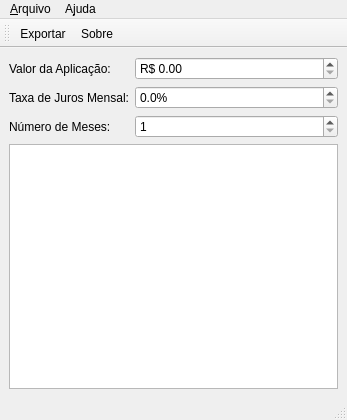
<?xml version="1.0" encoding="UTF-8"?>
<ui version="4.0">
 <class>MainWindow</class>
 <widget class="QMainWindow" name="MainWindow">
  <property name="geometry">
   <rect>
    <x>0</x>
    <y>0</y>
    <width>347</width>
    <height>420</height>
   </rect>
  </property>
  <property name="windowTitle">
   <string>Calculadora de Juros Compostos</string>
  </property>
  <widget class="QWidget" name="centralwidget">
   <layout class="QVBoxLayout" name="verticalLayout">
    <item>
     <layout class="QFormLayout" name="formLayout">
      <item row="0" column="0">
       <widget class="QLabel" name="amountLabel">
        <property name="text">
         <string>Valor da Aplicação:</string>
        </property>
       </widget>
      </item>
      <item row="1" column="0">
       <widget class="QLabel" name="rateLabel">
        <property name="text">
         <string>Taxa de Juros Mensal:</string>
        </property>
       </widget>
      </item>
      <item row="2" column="0">
       <widget class="QLabel" name="monthsLabel">
        <property name="text">
         <string>Número de Meses:</string>
        </property>
       </widget>
      </item>
      <item row="0" column="1">
       <widget class="QDoubleSpinBox" name="amountDoubleSpinBox">
        <property name="prefix">
         <string>R$ </string>
        </property>
        <property name="maximum">
         <double>99999999999.000000000000000</double>
        </property>
        <property name="singleStep">
         <double>0.010000000000000</double>
        </property>
       </widget>
      </item>
      <item row="1" column="1">
       <widget class="QDoubleSpinBox" name="rateDoubleSpinBox">
        <property name="suffix">
         <string>%</string>
        </property>
        <property name="decimals">
         <number>1</number>
        </property>
        <property name="singleStep">
         <double>0.100000000000000</double>
        </property>
       </widget>
      </item>
      <item row="2" column="1">
       <widget class="QSpinBox" name="monthsSpinBox">
        <property name="minimum">
         <number>1</number>
        </property>
        <property name="maximum">
         <number>120</number>
        </property>
        <property name="value">
         <number>1</number>
        </property>
       </widget>
      </item>
     </layout>
    </item>
    <item>
     <widget class="QTableWidget" name="resultTableWidget">
      <property name="editTriggers">
       <set>QAbstractItemView::NoEditTriggers</set>
      </property>
      <property name="selectionBehavior">
       <enum>QAbstractItemView::SelectRows</enum>
      </property>
      <attribute name="horizontalHeaderVisible">
       <bool>false</bool>
      </attribute>
      <attribute name="verticalHeaderVisible">
       <bool>false</bool>
      </attribute>
      <column>
       <property name="text">
        <string>Mês</string>
       </property>
       <property name="textAlignment">
        <set>AlignCenter</set>
       </property>
      </column>
      <column>
       <property name="text">
        <string>Juros</string>
       </property>
       <property name="textAlignment">
        <set>AlignCenter</set>
       </property>
      </column>
      <column>
       <property name="text">
        <string>Valor Atualizado</string>
       </property>
       <property name="textAlignment">
        <set>AlignCenter</set>
       </property>
      </column>
     </widget>
    </item>
   </layout>
  </widget>
  <widget class="QMenuBar" name="menuBar">
   <property name="geometry">
    <rect>
     <x>0</x>
     <y>0</y>
     <width>347</width>
     <height>22</height>
    </rect>
   </property>
   <widget class="QMenu" name="menuArquivo">
    <property name="title">
     <string>&amp;Arquivo</string>
    </property>
    <addaction name="actionExportar"/>
    <addaction name="separator"/>
    <addaction name="action_Sair"/>
   </widget>
   <widget class="QMenu" name="menuA_juda">
    <property name="title">
     <string>A&amp;juda</string>
    </property>
    <addaction name="action_Sobre"/>
   </widget>
   <addaction name="menuArquivo"/>
   <addaction name="menuA_juda"/>
  </widget>
  <widget class="QToolBar" name="toolBar">
   <property name="windowTitle">
    <string>toolBar</string>
   </property>
   <attribute name="toolBarArea">
    <enum>TopToolBarArea</enum>
   </attribute>
   <attribute name="toolBarBreak">
    <bool>false</bool>
   </attribute>
   <addaction name="actionExportar"/>
   <addaction name="action_Sobre"/>
  </widget>
  <widget class="QStatusBar" name="statusBar"/>
  <action name="actionExportar">
   <property name="icon">
    <iconset theme="x-office-spreadsheet">
     <normaloff>.</normaloff>.</iconset>
   </property>
   <property name="text">
    <string>E&amp;xportar</string>
   </property>
   <property name="toolTip">
    <string>Exportar para CSV</string>
   </property>
   <property name="statusTip">
    <string>Exportar os dados calculados em CSV</string>
   </property>
  </action>
  <action name="action_Sair">
   <property name="icon">
    <iconset theme="application-exit">
     <normaloff>.</normaloff>.</iconset>
   </property>
   <property name="text">
    <string>&amp;Sair</string>
   </property>
   <property name="shortcut">
    <string>Ctrl+Q</string>
   </property>
  </action>
  <action name="action_Sobre">
   <property name="icon">
    <iconset theme="help-about">
     <normaloff>.</normaloff>.</iconset>
   </property>
   <property name="text">
    <string>&amp;Sobre</string>
   </property>
  </action>
 </widget>
 <resources/>
 <connections>
  <connection>
   <sender>action_Sair</sender>
   <signal>triggered()</signal>
   <receiver>MainWindow</receiver>
   <slot>close()</slot>
   <hints>
    <hint type="sourcelabel">
     <x>-1</x>
     <y>-1</y>
    </hint>
    <hint type="destinationlabel">
     <x>173</x>
     <y>209</y>
    </hint>
   </hints>
  </connection>
 </connections>
</ui>
